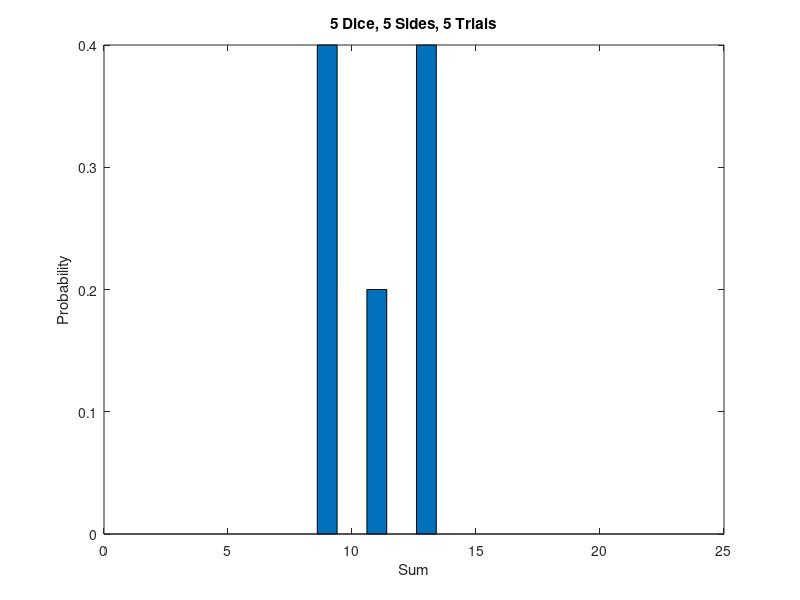

The MATLAB script that drew this image:
%Title: Homework 2
%name: Shane Dolan
%Section: 30
%Date: 10/7/19

%asking for user input of number of dice d
d = input('Please enter the number of dice, d:\n');
%asking for user input of number of sides per dice, s
s = input('please enter the number of sides of the dice, s:\n');
%asking for user input of the number of trials, n
n = input('please enter the number of trial that you would like to perform, n:\n');
%this line creates a matrix of random integers simulating dice rolls. the
%elements in the matrix represent the value that the dice lands on and
%therefore range from 1 to s. The columns represent each die in the
%simulation. the rows, denoted by n represent each trial.
A = randi(s,n,d);
%The line below does not work
%fprintf('The results of your trials are listed below: %i\n', A)
%this line sums the rows of matrix A resulting in the total for all of the
%rolls of one specific die.
dice_sums = sum(A,2);
%this divides dice_sums into d:s*d bins and stores the values into tally
%and sums
[tally,sums] = hist(dice_sums,d:s*d);
%probability = is the tally divided by the number of trials
prob = tally/n;
%this prevents the plot from reopening each time we run the code
figure(1);
%this plots the variable prob into the bar chart
bar(prob)
%labeling the x axis
xlabel('Sum');
%labeling the y axis
ylabel('Probability');
%this put the title of the graph on the graph and puts s,n,d as variables
%on the chart.
title([num2str(d) ' Dice, ',num2str(s) ' Sides, ',num2str(n) ' Trials'])
%this function places the transposed vectors of sums and probs into a
%matrix and prints them
results = [sums',prob']


% %trial 1
%     3.0000    0.0010
%     4.0000    0.0030
%     5.0000    0.0060
%     6.0000    0.0070
%     7.0000    0.0130
%     8.0000    0.0210
%     9.0000    0.0310
%    10.0000    0.0220
%    11.0000    0.0480
%    12.0000    0.0510
%    13.0000    0.0530
%    14.0000    0.0710
%    15.0000    0.0650
%    16.0000    0.0700
%    17.0000    0.0830
%    18.0000    0.0610
%    19.0000    0.0820
%    20.0000    0.0710
%    21.0000    0.0550
%    22.0000    0.0480
%    23.0000    0.0450
%    24.0000    0.0310
%    25.0000    0.0260
%    26.0000    0.0160
%    27.0000    0.0130
%    28.0000    0.0030
%    29.0000    0.0030
%    30.0000    0.0010



%trial 2
%     4.0000    0.0008
%     5.0000    0.0031
%     6.0000    0.0077
%     7.0000    0.0153
%     8.0000    0.0268
%     9.0000    0.0436
%    10.0000    0.0615
%    11.0000    0.0804
%    12.0000    0.0964
%    13.0000    0.1077
%    14.0000    0.1126
%    15.0000    0.1083
%    16.0000    0.0965
%    17.0000    0.0802
%    18.0000    0.0617
%    19.0000    0.0432
%    20.0000    0.0270
%    21.0000    0.0156
%    22.0000    0.0076
%    23.0000    0.0030
%    24.0000    0.0008
